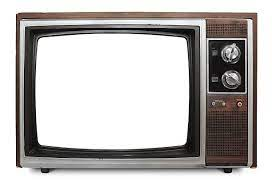
#> input picture Assignment_27/TV.jpg, 272 x 185 px, found by its file name
$ python Ex_2.py
#> lines starting #> are read from the running program, lines starting #| are printed output that depends on the picture
import cv2
import numpy as np

# [24 lines of commented-out code are left out]


image_tv = cv2.imread("Assignment_27\TV.jpg")
#> image_tv is the input picture: shape (185, 272, 3); mean B, G, R 183.4, 185, 187.8
image_tv = cv2.cvtColor(image_tv, cv2.COLOR_BGR2GRAY)
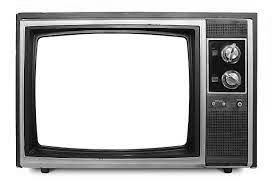
#> image_tv: shape (185, 272); min 0, max 255, mean 185.6
rows, cols = image_tv.shape
#> rows = 185; cols = 272
writer = cv2.VideoWriter("Assignment_27\TV_old.mp4", cv2.VideoWriter_fourcc(*'MJPG'), 40, (cols, rows))

while True:
    image=np.random.random((200,200))*255
    image=np.array(image,dtype=np.uint8)
    image_tv[33:149,35:190]=image[33:149,35:190]
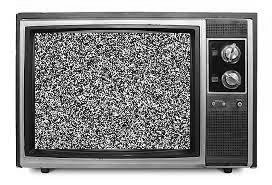
#> image_tv: shape (185, 272); min 0, max 255, mean 143.4
    writer.write(image_tv)
    cv2.imshow("result",image_tv)
    if cv2.waitKey(25) & 0XFF == ord('q'):
#> (key q is pressed here)
        break
